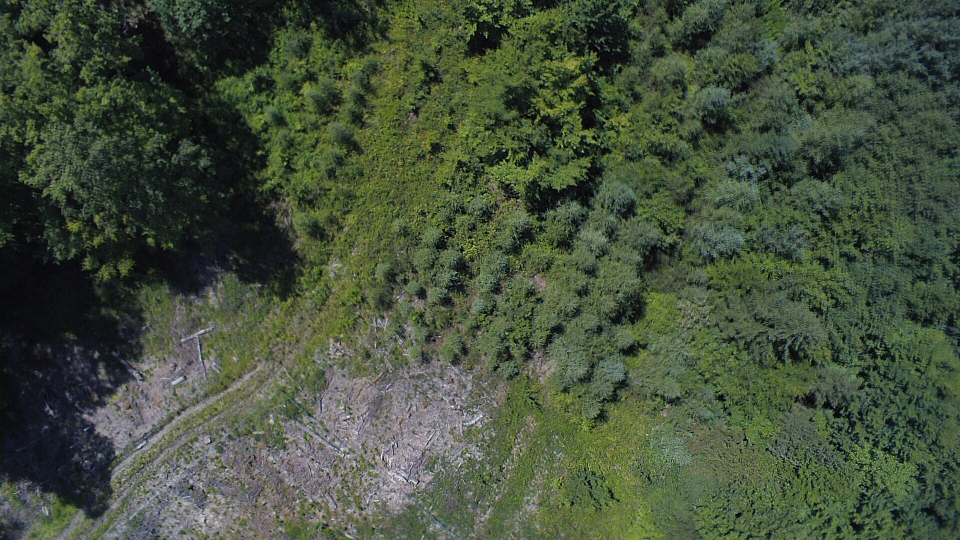
#> input picture Bilder/Eingabebilder/Bilder 16-07-22/Flugroute 2/YUN00006.jpg, 1920 x 1080 px, found by its file name (shown at 1/2 size)
$ python hilfsprogramm1.py
#> lines starting #> are read from the running program, lines starting #| are printed output that depends on the picture
### Programme/hilfsfunktionen.py
# Funktionen, die in verschiedenen Skripten an mehreren Stellen benötigt werden und daher in eine Extra-.Datei ausgelagert wurden

from PIL import Image
import numpy as np
import math

def rgb_to_hsv(r,g,b):
    #r, g, b: numpy-Arrays, die jeweils die R, G, B Werte von len(r) Farbtripeln enthalten
    #Gibt die np-Arrays h, s, v zurück, die díe berechneten H, S, V Werte der RGB-Farbtripel enthalten
    #Quelle für die Umrechnungsformel RGB -> HSV: https://www.rapidtables.com/convert/color/rgb-to-hsv.html
    r = r / 255.0
    g = g / 255.0
    b = b / 255.0

    max_value = np.maximum(r, np.maximum(g, b))
    min_value = np.minimum(r, np.minimum(g, b))
    dif = max_value-min_value

    h = np.zeros(r.shape)
    s = np.zeros(r.shape)
    v = np.zeros(r.shape)

    for i in range(len(r)):
        # h berechnen
        if max_value[i] == min_value[i]:
            pass #In diesem Fall ist h = 0. h auf 0 initialisiert
        elif max_value[i] == r[i]:
            h[i] = (60 * ((g[i]-b[i])/dif[i]) + 360) % 360
        elif max_value[i] == g[i]:
            h[i] = (60 * ((b[i]-r[i])/dif[i]) + 120) % 360
        elif max_value[i] == b[i]:
            h[i] = (60 * ((r[i]-g[i])/dif[i]) + 240) % 360

        # s berechnen
        if max_value[i] == 0:
            pass #s auf 0 initialisiert
        else:
            s[i] = (dif[i]/max_value[i])*100

        # v berechnen
        v[i] = max_value[i]*100

    return h, s, v

def scale_image(im: Image, new_width : int):
    # im: Bild, das skaliert werden soll
    # new_width: Breite des Ausgabebildes. Wenn die Höhe des Ausgabebilds größer ist als die Breite, wird stattdessen die Höhe skaliert
    # GIbt das skalierte Image-Objekt zurück
    if im.size[1] < im.size[0]:
        im = im.resize((new_width, round((new_width/im.size[0])*im.size[1])), resample=Image.BOX)
        return im
    else:
        return im.resize((round((new_width/im.size[1])*im.size[0]), new_width), resample=Image.BOX)

# [57 lines left out: functions scale_image_based_on_width, mark_area, distance, crop_luftbild_to_waermebild, merge_luftbild_waermebild, not called in this run]

### Programme/skript1_hsv.py
# Dient zur Auswertung von Luftbildern
# Vom Skript ermittelte Parameter: Grünanteil und Braunanteil
# Funktionsweise: Filter Pixel, bei denen das HSV-Farbtripel in einem von mehreren festgelegten Bereichen liegen
# Parameter: Dateipfad vom Luftbild und HSV-Farbbereiche (h_bereiche, s_bereiche, v_bereiche)

from PIL import Image
import numpy as np
import json
import matplotlib.pyplot as plt
import matplotlib.image as mpimg
import hilfsfunktionen
#Image.MAX_IMAGE_PIXELS = None # Ermöglicht das Einlesen größerer Bilder. Zeile nur aktivieren, wenn nötig

# Parameter
path_luftbild = "Bilder/Eingabebilder/Bilder 16-07-22/Flugroute 2/YUN00002.jpg" #Hier ist der Dateipfad zum Luftbild anzugeben, das ausgewertet werden soll
farbe = "grün" #Auszuwertender Farbanteil ("grün" oder "braun")
if farbe == "grün":
    # Grüne Farbbereiche:
    h_bereiche = [(60,180),(180,300)]
    s_bereiche = [(10,100),(1,25)]
    v_bereiche = [(0,100),(0,20)]
elif farbe == "braun":
    # Braune Farbbereiche:
    h_bereiche = [(0,60),(300,360)]
    s_bereiche = [(8,100),(8,100)]
    v_bereiche = [(0,100),(0,100)]
assert farbe == "grün" or farbe == "braun"

def parse_image(im, *, new_size):
    """
    Bild einlesen und verarbeiten

    Args:
        im (Image): Zu verarbeitendes Bild
        new_size (int): Gibt die Breite an, auf die das Bild vor der Auswertung skaliert werden soll
    """
    global pix
    global pixel_count

    im = hilfsfunktionen.scale_image(im, new_size)
    pix = np.array(im) #Image-Objekt in 3-dimensionalen np Array umwandeln

    if pix.shape[2] == 4:
        # Wenn das Bild Farbwerte im RGBA-Format hat, dann werden die A-Werte (Transparenz) gelöscht
        pix = np.delete(pix, 3, axis=2)
    if pix.shape[2] < 3:
        # Das Bild ist Schwarz-Weiß
        print("Fehler: Luftbild nicht farbig")
        exit()

    r, g, b = pix[:,:,0].flatten(), pix[:,:,1].flatten(), pix[:,:,2].flatten() #Erzeugen von eindimensionalen np Arrays mit den R, G, B Werten aller Pixel
    h, s, v = hilfsfunktionen.rgb_to_hsv(r, g, b) # Konvertieren nach HSV
    pixel_count = len(h) # Pixelanzahl speichern
    return h, s, v

def filter_pixels(im, h_bereiche, s_bereiche, v_bereiche, *, new_size=1080):
    """
    Filtert alle Pixel heraus, bei denen die HSV-Werte in einem der Farbbereiche liegen
    Diese Funktion kann auch von anderen Skripten importiert und ausgeführt werden

    Args:
        im (Image): Das Bild, für das alle Indices zurückgegeben werden sollen
        h_bereiche (list), s_bereiche (list) und v_bereiche (list): Definieren die zu filternden Farbbereiche
        new_size (int): Gibt die Breite an, auf die das Bild vor der Auswertung skaliert werden soll (standardmäßig 1080 Pixel)
    Returns:
        np.array: Indices aller Pixel, die in einem der Farbbereiche liegen liegen
        np.array: Das Eingabebild als dreidimensionales numpy array
    """

    h, s, v = parse_image(im, new_size=new_size)

    indices_aller_farbbereiche = []
    for bereich in range(len(h_bereiche)):
        index_hbereich = np.intersect1d(np.where(h >= h_bereiche[bereich][0])[0], np.where(h <= h_bereiche[bereich][1])[0])
        index_sbereich = np.intersect1d(np.where(s >= s_bereiche[bereich][0])[0], np.where(s <= s_bereiche[bereich][1])[0])
        index_vbereich = np.intersect1d(np.where(v >= v_bereiche[bereich][0])[0], np.where(v <= v_bereiche[bereich][1])[0])
        indices_aller_farbbereiche.append( np.intersect1d(np.intersect1d(index_hbereich, index_sbereich), index_vbereich) )

    return np.concatenate(indices_aller_farbbereiche), pix

# Globale Variablen initialisieren
pix = None
pixel_count = None

# Farbbereiche filtern und Ergebnis ausgeben

# [10 lines that do not run on import are left out]

### Programme/hilfsprogramm1.py
# Nutzt Skript 1, um Grüntöne / Brauntöne in festgelegten Luftbildern geeigneter Waldstücke (händisch ausgewählt) zu sammeln
# Aus den gesammelten Farbtripeln werden dann einige zufällig ausgewählt und in einer JSON-Datei gespeichert
# Die gespeicherten Farbtripel werden Skript 3 als Referenzfarbtripel gegeben

import json
import numpy as np
import random
from PIL import Image

import hilfsfunktionen
import skript1_hsv

farbe = "grün" # Ob grüne oder braune Farbtripel gesammelt werden sollen
output_path = "/Programme/Skript 3 Referenzfabrtripel/brauntoene_alle_rgb.json" # Der Pfad der Datei, in der die Ausgabe gespeichert werden soll

assert farbe == "grün" or farbe == "braun"

if farbe == "grün":

    # Grüner Farbbereich (an Rändern verkleinert):
    h_bereiche = [(75,180),(180,285)]
    s_bereiche = [(30,100),(12,16)]
    v_bereiche = [(0,100),(0,8)]

    collect_per_image = 11 # Anzahl an Farbwerten, die pro Bild gesammelt werden
    luftbilder_paths = [
        "C:/Users/timkr/OneDrive/Hector/2022-23/Kooperationsphase Projekt/Rohdaten/Bilder 16-07-22/Flugroute 2/YUN00006.jpg",
        "C:/Users/timkr/OneDrive/Hector/2022-23/Kooperationsphase Projekt/Rohdaten/Bilder 16-07-22/Flugroute 2/YUN00001.jpg",
        "C:/Users/timkr/OneDrive/Hector/2022-23/Kooperationsphase Projekt/Rohdaten/Bilder 16-07-22/Flugroute 2/YUN00008.jpg",
        "C:/Users/timkr/OneDrive/Hector/2022-23/Kooperationsphase Projekt/Rohdaten/Bilder 29-08-22/Flugroute 2/YUN00001.jpg",
        "C:/Users/timkr/OneDrive/Hector/2022-23/Kooperationsphase Projekt/Rohdaten/Bilder 29-08-22/Flugroute 2/YUN00003.jpg",
        "C:/Users/timkr/OneDrive/Hector/2022-23/Kooperationsphase Projekt/Rohdaten/Bilder 29-08-22/Flugroute 2/YUN00007.jpg",
        "C:/Users/timkr/OneDrive/Hector/2022-23/Kooperationsphase Projekt/Rohdaten/Bilder 27-04-22/Route 2 - 1. Versuch/YUN00001.jpg",
        "C:/Users/timkr/OneDrive/Hector/2022-23/Kooperationsphase Projekt/Rohdaten/Bilder 27-04-22/Route 2 - 1. Versuch/YUN00002.jpg",
        "C:/Users/timkr/OneDrive/Hector/2022-23/Kooperationsphase Projekt/Rohdaten/Bilder 27-04-22/Route 2 - 1. Versuch/YUN00003.jpg",
        "C:/Users/timkr/OneDrive/Hector/2022-23/Kooperationsphase Projekt/Rohdaten/Bilder 27-04-22/Route 2 - 1. Versuch/YUN00004.jpg",
        "C:/Users/timkr/OneDrive/Hector/2022-23/Kooperationsphase Projekt/Rohdaten/Bilder 27-04-22/Route 2 - 1. Versuch/YUN00007.jpg",
    ]

elif farbe == "braun":

    # Brauner Farbbereich (an Rändern verkleinert):
    h_bereiche = [(0,45),(315,360)]
    s_bereiche = [(20,100),(20,100)]
    v_bereiche = [(25,100),(25,100)]

    collect_per_image = 12
    luftbilder_paths = [
        "C:/Users/timkr/OneDrive/Hector/2022-23/Kooperationsphase Projekt/Bilder/Rohdaten/Bilder 09-02-23/Flugroute 1/YUN00015.jpg",
        "C:/Users/timkr/OneDrive/Hector/2022-23/Kooperationsphase Projekt/Bilder/Rohdaten/Bilder 09-11-23/Flugroute 1/YUN00003.jpg",
        "C:/Users/timkr/OneDrive/Hector/2022-23/Kooperationsphase Projekt/Bilder/Rohdaten/Bilder 09-11-23/Flugroute 1/YUN00006.jpg",
        "C:/Users/timkr/OneDrive/Hector/2022-23/Kooperationsphase Projekt/Bilder/Rohdaten/Bilder 09-11-23/Flugroute 2/2. Flug/YUN00003.jpg",
        "C:/Users/timkr/OneDrive/Hector/2022-23/Kooperationsphase Projekt/Bilder/Rohdaten/Bilder 09-02-23/Flugroute 1/YUN00016.jpg",
        "C:/Users/timkr/OneDrive/Hector/2022-23/Kooperationsphase Projekt/Bilder/Rohdaten/Bilder 09-02-23/Flugroute 1/YUN00017.jpg",
        "C:/Users/timkr/OneDrive/Hector/2022-23/Kooperationsphase Projekt/Bilder/Rohdaten/Bilder 09-02-23/Flugroute 2/YUN00008.jpg",
        "C:/Users/timkr/OneDrive/Hector/2022-23/Kooperationsphase Projekt/Bilder/Rohdaten/Bilder 29-08-22/Flugroute 2/YUN00001.jpg",
        "C:/Users/timkr/OneDrive/Hector/2022-23/Kooperationsphase Projekt/Bilder/Rohdaten/Bilder 29-08-22/Flugroute 2 niedriger/YUN00009.jpg",
        "C:/Users/timkr/OneDrive/Hector/2022-23/Kooperationsphase Projekt/Bilder/Rohdaten/Bilder 29-08-22/Flugroute 2 niedriger/YUN00010.jpg"
    ]

farbtoene = []

for path in luftbilder_paths:
    # Alle ausgewählten Bilder öffnen und Farben herausfiltern:
    im = Image.open(path)
#> im is the input picture: PIL image 1920x1080 RGB; mean R, G, B 69, 80.7, 60.4
    pixel_indices, pix = skript1_hsv.filter_pixels(im, h_bereiche, s_bereiche, v_bereiche)
#> in scale_image, `im = im.resize((new_width, round((new_width/im.size[0])*im.size[1])), ..`:
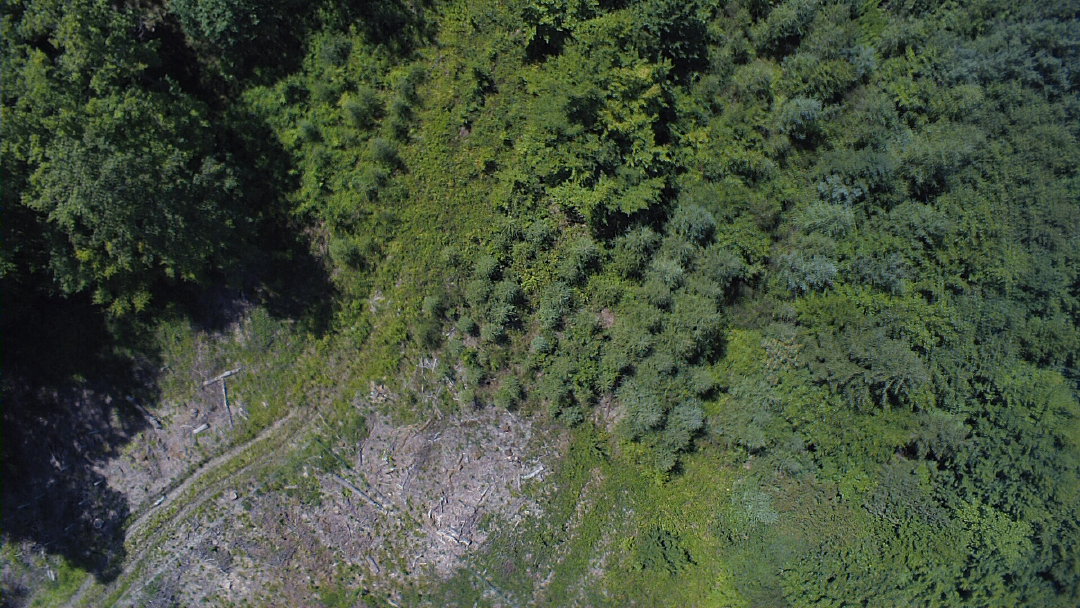
#> im: PIL image 1080x608 RGB; mean R, G, B 69.4, 81.1, 60.8
#> in parse_image, `pixel_count = len(h)`: pixel_count = 656640
#> after the loop in filter_pixels, `for bereich in range(len(h_bereiche)):`: indices_aller_farbbereiche = 2 items
    pixels = pix.reshape(pix.shape[0]*pix.shape[1], -1)
    # Gefilterte Farbwerte aus dem Bild extrahieren:
    farbwerte = list(pixels[pixel_indices])
#> farbwerte = 252661 items
    # Farbwerte mischen und einen Teil der Farbwerte in Liste (JSON-serializable) speichern:
    random.shuffle(farbwerte)
    for i in range(collect_per_image):
        farbwert = farbwerte.pop(0)
        farbtoene.append([int(i) for i in farbwert])
#> this loop made 11 passes
#> farbwert on passes 1 to 11: [63, 84, 57], [75, 92, 58], [13, 13, 15], [20, 35, 23], [83, 100, 68], [22, 42, 0], [112, 131, 74], [92, 114, 65], [66, 92, 60], [100, 124, 76], [115, 143, 84]
#> after the loop, farbtoene = [[63, 84, 57], [75, 92, 58], [13, 13, 15], [20, 35, 23], [83, 100, 68], [22, 42, 0], [112, 131, 74], [92, 114, 65], [66, 92, 60], [100, 124, 76], [115, 143, 84]]
#> pass 2 of the loop `for path in luftbilder_paths:`:
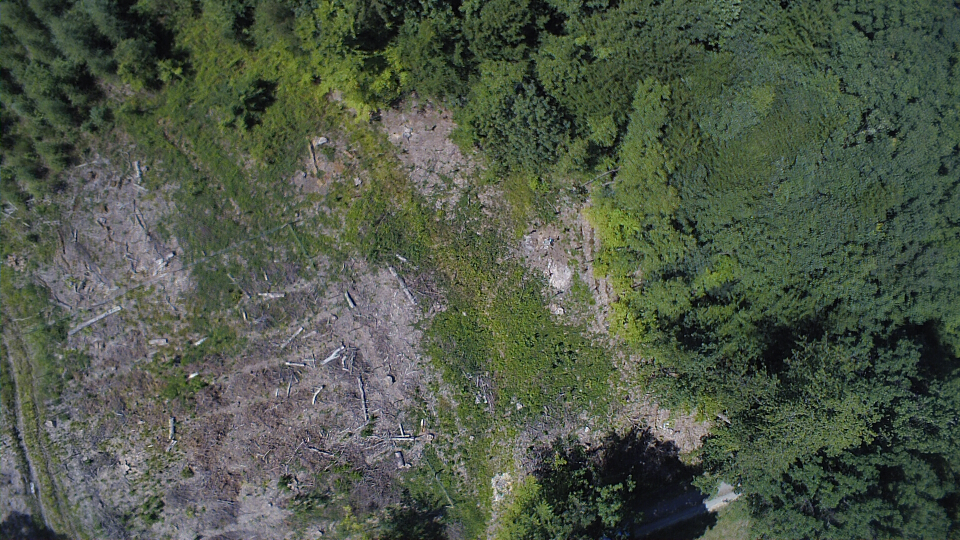
#> input picture Bilder/Eingabebilder/Bilder 16-07-22/Flugroute 2/YUN00001.jpg, 1920 x 1080 px, found by its file name (shown at 1/2 size)
#> im is the input picture: PIL image 1920x1080 RGB; mean R, G, B 77.8, 87.3, 71.4
#> in scale_image (call 2), `im = im.resize((new_width, round((new_width/im.size[0])*im.size[1])), ..`:
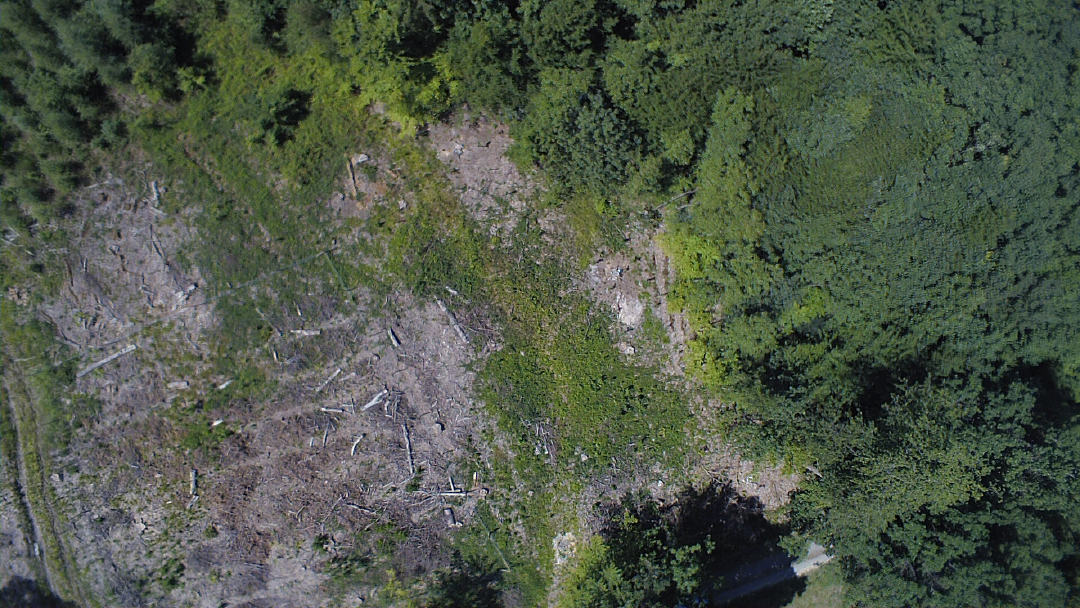
#> im: PIL image 1080x608 RGB; mean R, G, B 78.2, 87.6, 71.8
#> farbwerte = 183648 items
#> the loop `for i in range(collect_per_image):` made 11 passes
#> farbwert on passes 1 to 8: [75, 87, 43], [29, 37, 23], [56, 89, 34], [74, 95, 59], [20, 30, 6], [115, 130, 78], [81, 105, 69], [91, 112, 69]
#> after the loop `for i in range(collect_per_image):`: farbtoene = 22 items, first 6: [63, 84, 57], [75, 92, 58], [13, 13, 15], [20, 35, 23], [83, 100, 68], [22, 42, 0]
#> pass 3 of the loop `for path in luftbilder_paths:`:
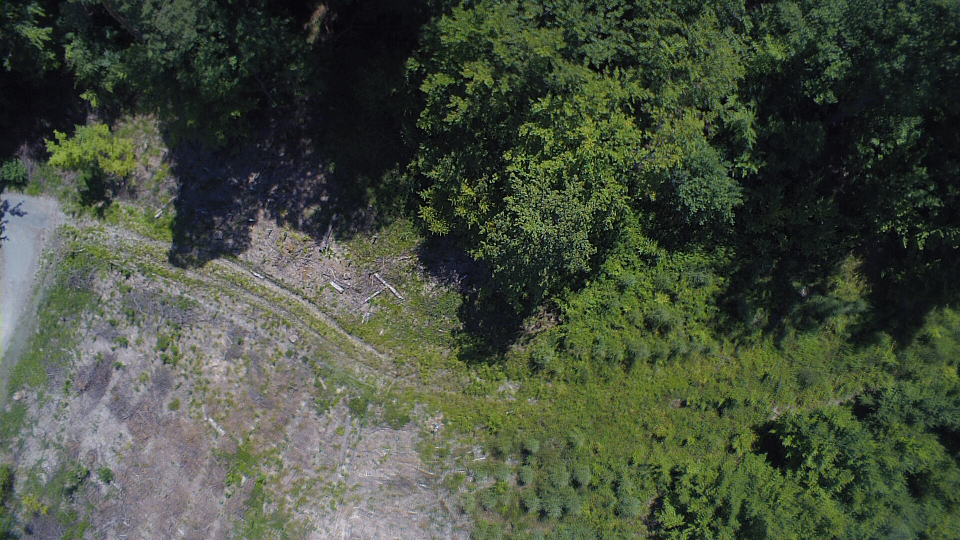
#> input picture Bilder/Eingabebilder/Bilder 16-07-22/Flugroute 2/YUN00008.jpg, 1920 x 1080 px, found by its file name (shown at 1/2 size)
#> im is the input picture: PIL image 1920x1080 RGB; mean R, G, B 69.3, 77.9, 61.6
#> in scale_image (call 3), `im = im.resize((new_width, round((new_width/im.size[0])*im.size[1])), ..`:
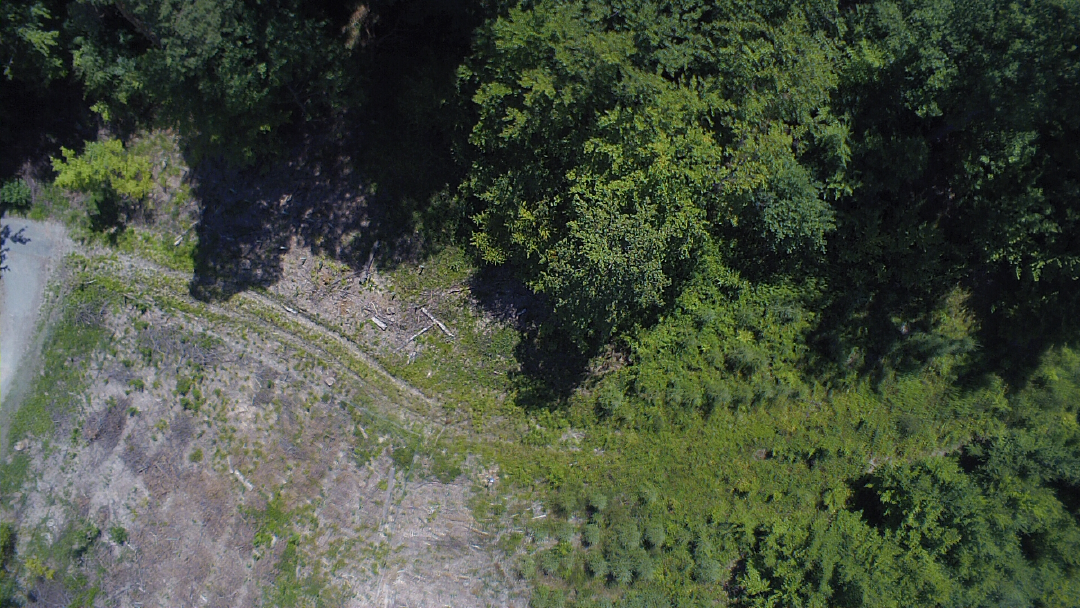
#> im: PIL image 1080x608 RGB; mean R, G, B 69.7, 78.3, 62
#> farbwerte = 217191 items
#> the loop `for i in range(collect_per_image):` made 11 passes
#> farbwert on passes 1 to 8: [7, 15, 0], [40, 59, 45], [96, 115, 74], [21, 31, 28], [53, 72, 46], [16, 22, 14], [52, 73, 45], [5, 12, 4]
#> after the loop `for i in range(collect_per_image):`: farbtoene = 33 items, first 6: [63, 84, 57], [75, 92, 58], [13, 13, 15], [20, 35, 23], [83, 100, 68], [22, 42, 0]
#> (the run stopped early here; a loop or call above may not have finished)
